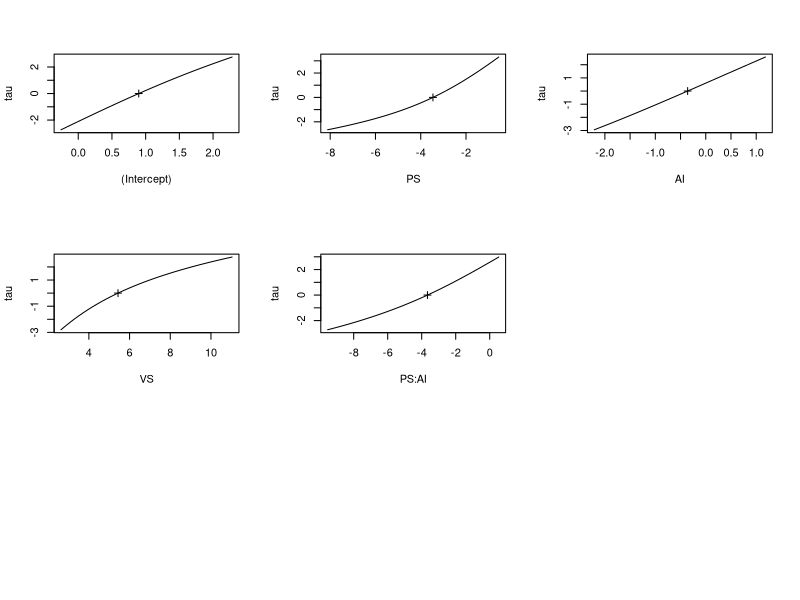
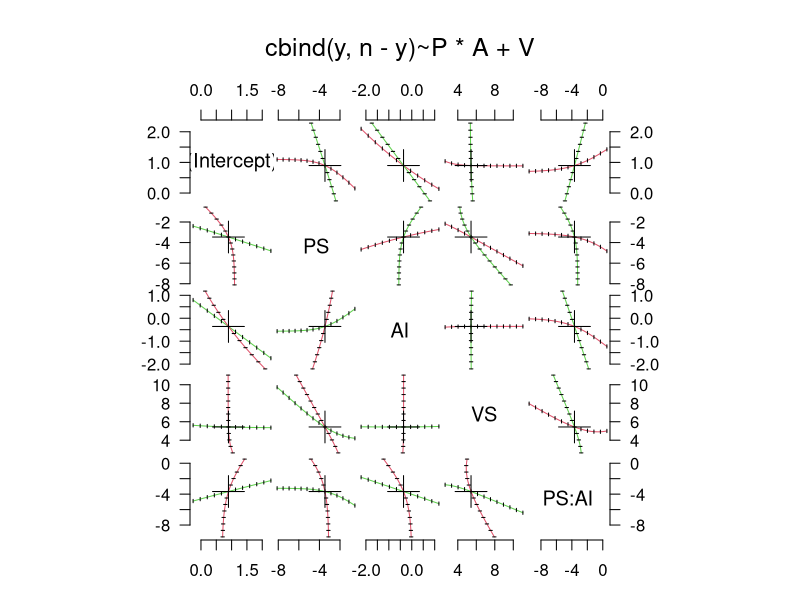

The R source for these figures, in order:
library(MASS)


### Name: eagles
### Title: Foraging Ecology of Bald Eagles
### Aliases: eagles
### Keywords: datasets

### ** Examples

eagles.glm <- glm(cbind(y, n - y) ~ P*A + V, data = eagles,
                  family = binomial)
dropterm(eagles.glm)
prof <- profile(eagles.glm)
plot(prof)
pairs(prof)
